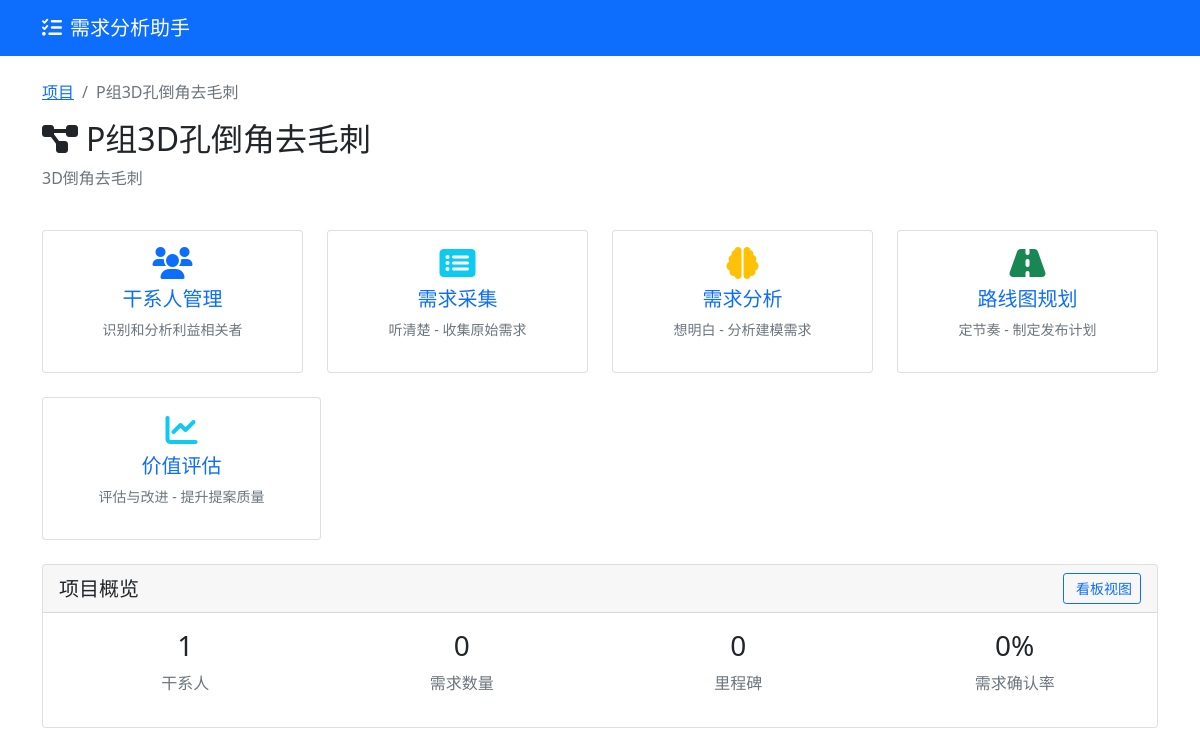
The app's page /project/1 (signed in), older data.
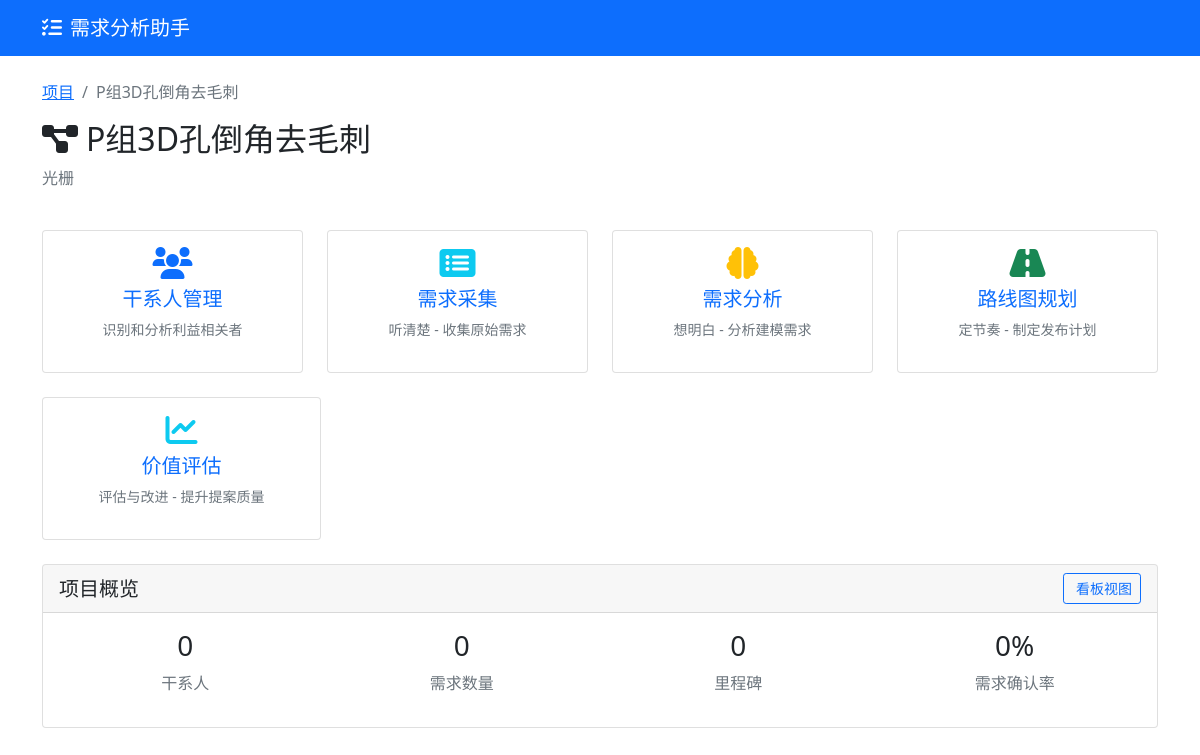
The same page, newer data.
### models.py (models this page shows)
class Project(db.Model):
    __tablename__ = 'projects'
    id = db.Column(db.Integer, primary_key=True)
    name = db.Column(db.String(100), nullable=False)
    description = db.Column(db.Text)
    created_at = db.Column(db.DateTime, default=datetime.utcnow)
    updated_at = db.Column(db.DateTime, default=datetime.utcnow, onupdate=datetime.utcnow)
    stakeholders = db.relationship('Stakeholder', backref='project', lazy=True, cascade='all, delete-orphan')
    requirements = db.relationship('Requirement', backref='project', lazy=True, cascade='all, delete-orphan')
    milestones = db.relationship('Milestone', backref='project', lazy=True, cascade='all, delete-orphan')

### app.py (the view)
@app.route('/project/<int:project_id>')
@login_required
def project_detail(project_id):
    project = Project.query.get_or_404(project_id)
    response = make_response(render_template('project_detail.html', project=project))
    return response

### app.py (called while the page is built)
@app.after_request
def after_request(response):
    response.headers["Cache-Control"] = "no-cache, no-store, must-revalidate"
    response.headers["Pragma"] = "no-cache"
    response.headers["Expires"] = "0"
    return response

def login_required(f):
    @functools.wraps(f)
    def decorated_function(*args, **kwargs):
        if 'user_id' not in session:
            return jsonify({'success': False, 'error': '需要登录'}), 401
        return f(*args, **kwargs)
    return decorated_function

### templates/project_detail.html (shortened to what this page needs)
{% extends "base.html" %}
{% block content %}
<div class="row mb-4">
    <div class="col-12">
        <nav aria-label="breadcrumb">
            <ol class="breadcrumb">
                <li class="breadcrumb-item"><a href="{{ url_for('index') }}">项目</a></li>
                <li class="breadcrumb-item active">{{ project.name }}</li>
            </ol>
        </nav>
        <div class="d-flex justify-content-between align-items-center">
            <h2><i class="fas fa-project-diagram me-2"></i>{{ project.name }}</h2>
        </div>
        <p class="text-muted">{{ project.description or '暂无项目描述' }}</p>
    </div>
</div>
<div class="row">
    <div class="col-md-3 mb-4">
        <a href="{{ url_for('stakeholder_management', project_id=project.id) }}" class="card text-decoration-none">
            <div class="card-body text-center">
                <i class="fas fa-users fa-2x text-primary mb-2"></i>
                <h5>干系人管理</h5>
                <p class="text-muted small">识别和分析利益相关者</p>
            </div>
        </a>
    </div>
    <div class="col-md-3 mb-4">
        <a href="{{ url_for('requirement_collection', project_id=project.id) }}" class="card text-decoration-none">
            <div class="card-body text-center">
                <i class="fas fa-list-alt fa-2x text-info mb-2"></i>
                <h5>需求采集</h5>
                <p class="text-muted small">听清楚 - 收集原始需求</p>
            </div>
        </a>
    </div>
    <div class="col-md-3 mb-4">
        <a href="{{ url_for('requirement_analysis', project_id=project.id) }}" class="card text-decoration-none">
            <div class="card-body text-center">
                <i class="fas fa-brain fa-2x text-warning mb-2"></i>
                <h5>需求分析</h5>
                <p class="text-muted small">想明白 - 分析建模需求</p>
            </div>
        </a>
    </div>
    <div class="col-md-3 mb-4">
        <a href="{{ url_for('roadmap_planning', project_id=project.id) }}" class="card text-decoration-none">
            <div class="card-body text-center">
                <i class="fas fa-road fa-2x text-success mb-2"></i>
                <h5>路线图规划</h5>
                <p class="text-muted small">定节奏 - 制定发布计划</p>
            </div>
        </a>
    </div>
</div>
<div class="col-md-3 mb-4">
    <a href="{{ url_for('value_assessment', project_id=project.id) }}" class="card text-decoration-none">
        <div class="card-body text-center">
            <i class="fas fa-chart-line fa-2x text-info mb-2"></i>
            <h5>价值评估</h5>
            <p class="text-muted small">评估与改进 - 提升提案质量</p>
        </div>
    </a>
</div>
<div class="row">
    <div class="col-12">
        <div class="card">
            <div class="card-header d-flex justify-content-between align-items-center">
                <h5 class="mb-0">项目概览</h5>
                <a href="{{ url_for('kanban_view', project_id=project.id) }}" class="btn btn-outline-primary btn-sm">
                    看板视图
                </a>
            </div>
            <div class="card-body">
                <div class="row text-center">
                    <div class="col-md-3">
                        <h3>{{ project.stakeholders|length }}</h3>
                        <p class="text-muted">干系人</p>
                    </div>
                    <div class="col-md-3">
                        <h3>{{ project.requirements|length }}</h3>
                        <p class="text-muted">需求数量</p>
                    </div>
                    <div class="col-md-3">
                        <h3>{{ project.milestones|length }}</h3>
                        <p class="text-muted">里程碑</p>
                    </div>
                    <div class="col-md-3">
                        <h3>
                            {% set req_count = project.requirements|length %}
                            {% if req_count > 0 %}
                                {% set confirmed_count = project.requirements|selectattr('status', 'equalto', 'confirmed')|list|length %}
                                {{ ((confirmed_count / req_count) * 100)|round }}%
                            {% else %}
                                0%
                            {% endif %}
                        </h3>
                        <p class="text-muted">需求确认率</p>
                    </div>
                </div>
            </div>
        </div>
    </div>
</div>
{% endblock %}

### templates/base.html (shortened to what this page needs)
<!DOCTYPE html>
<html lang="zh-CN">
<head>
    <link href="https://cdn.jsdelivr.net/npm/bootstrap@5.1.3/dist/css/bootstrap.min.css" rel="stylesheet">
    <link href="https://cdnjs.cloudflare.com/ajax/libs/font-awesome/6.0.0/css/all.min.css" rel="stylesheet">
    <link href="{{ url_for('static', filename='css/style.css') }}" rel="stylesheet">
</head>
<body>
    <nav class="navbar navbar-expand-lg navbar-dark bg-primary">
        <div class="container">
            <a class="navbar-brand" href="{{ url_for('index') }}">
                <i class="fas fa-tasks me-2"></i>需求分析助手
            </a>
        </div>
    </nav>
    <div class="container mt-4">
        {% block content %}{% endblock %}
    </div>
</body>
</html>

Row changes from the older to the newer data that the page shows:
changed Project "P组3D孔倒角去毛刺": description "3D倒角去毛刺" → "光栅"
Text that changed along with them:
{{ project.stakeholders|length }}: "1" → "0"
